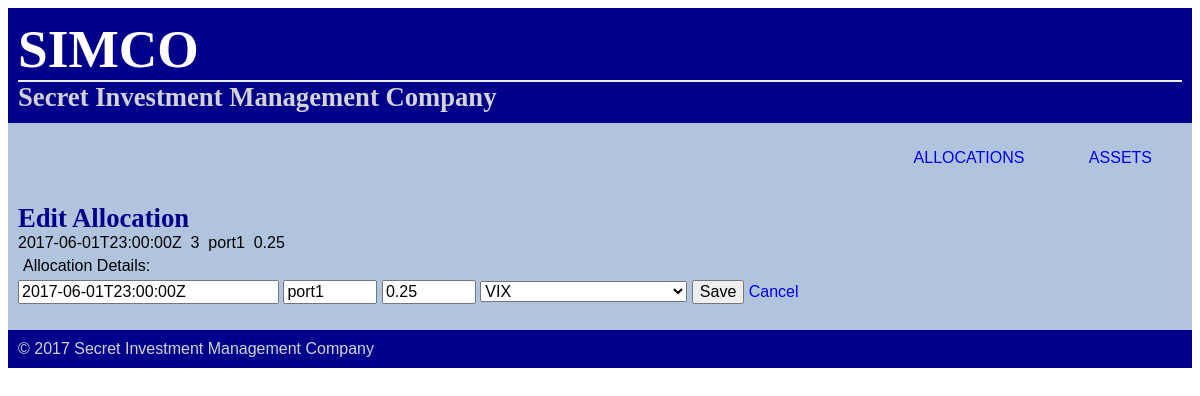
/allocations/2/edit/, run on the app's committed database.
### database_setup.py (models this page shows, shortened)
class Allocation(Base):
    __tablename__   = 'allocation'
    id              = Column(Integer, primary_key = True, autoincrement = True)
    date_mod        = Column(String(25), nullable = False)
    portfolio       = Column(String(10), nullable = False)          # use a string name for portfolio
    asset_id        = Column(Integer, ForeignKey('asset.id'))
    asset           = relationship(Asset)
    allocation      = Column(Float, nullable = False)

### project.py (the view)
@app.route('/allocations/<int:allocation_id>/edit/', methods = ['GET', 'POST'])
def editAllocation(allocation_id):
    if request.method == 'POST':
        allocation = allocations.filter_by(id = allocation_id).one()
        allocation.date_mod     = request.form['date_mod']
        allocation.portfolio    = request.form['portfolio']
        allocation.asset_id     = request.form['asset_id']
        allocation.allocation   = request.form['allocation']
        logger.info('updating allocation: {}'.format({k:v for k,v in allocation.__dict__.items() if type(v) in [str, float, int]}))
        session.add(allocation)
        session.commit()
        return redirect(url_for('showAllocations'))
    else:
        return render_template('editAllocation.html', allocation = allocations.filter_by(id = allocation_id).one(), assets = assets)

### project.py (called while the page is built)
@app.before_request
def log_request_info():
    logger.debug('Headers: %s', request.headers)
    logger.debug('Body: %s', request.get_data())

### templates/editAllocation.html
{% include 'header.html' %}
<div class = "pane">
  <h3>Edit Allocation</h3>
  {{allocation.date_mod}}&nbsp
  {{allocation.asset_id}}&nbsp
  {{allocation.portfolio}}&nbsp
  {{allocation.allocation}}
  <form action="{{ url_for('editAllocation', allocation_id = allocation.id)}}" method = "post">
      <p>Allocation Details:</p>
      <input type = "text" size ="25" name = "date_mod" value = "{{allocation.date_mod}}" required aria-describedby = "datetime" pattern = "[0-9]{4}-[0-9]{2}-[0-9]{2}(T[0-9]{2}:[0-9]{2}:[0-9]{2}Z)?">
      <input type = "text" size ="7" name = "portfolio" value = "{{allocation.portfolio}}" pattern = "[A-Za-z-0-9]+" required aria-describedby="portfolio" title = "portfolio name">
      <input type = "text" size = "7" name = "allocation" value = "{{allocation.allocation}}" required aria-required = "true" pattern="([0-9]+)?(\.[0-9]+)" title = "e.g. allocation = 0.15 = 15%">
      <select name ="asset_id" required>
        {% for asset in assets %}
          {% if asset.id == allocation.asset_id %}
            <option value ="{{asset.id}}" selected>{{asset.symbol}}</option>
          {% else %}
            <option value ="{{asset.id}}">{{asset.symbol}}</option>
          {% endif %}
        {% endfor %}
      </select>
      <input type = "submit" value ="Save">
      <a href = "{{url_for('showAllocations')}}"> Cancel </a>
  </form>
</div>
{% include 'footer.html' %}

### static/style.css (style rules this page uses)
body { font-size: 12pt; font-family: sans-serif; background-color: White; }
h1, h2, h3 { font-family: 'Georgia', serif; margin: 0; }
h3 { font-size: 20pt; color: DarkBlue; }
p { font-size: 12pt; color: Black; margin: 5; }
a { font-size: 12pt; text-decoration: none; }
input { font-size: 12pt; text-decoration: none; }
select { font-size: 12pt; text-decoration: none; }
::placeholder { color: LightGrey }
.pane { position:relative; padding: 10px; margin: 0px; background-color: LightSteelBlue; }

### data on the page
Allocation: date_mod "2017-06-01T23:00:00Z", asset_id "3", portfolio "port1", allocation "0.25"

### other printed values
form field asset_id "VIX"
